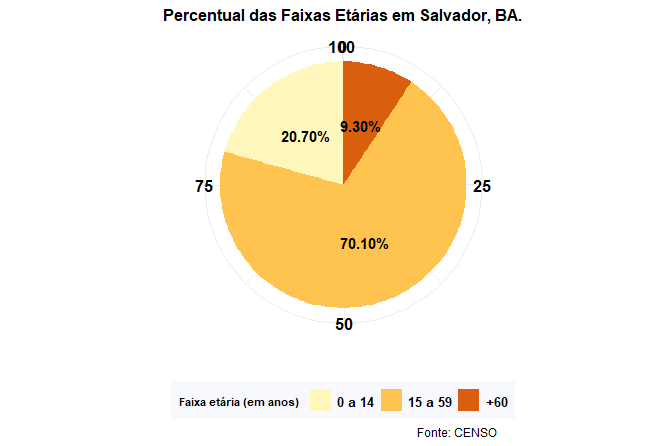

Here is the R script that generated this plot:

library(ggplot2)
library(dplyr)
library(Cairo)
library(RColorBrewer)
library(ggthemes)

# dataset
fxaetaria_long <- read.csv2("faixa_etaria_tidyr.csv")

## Ajustes no Dataset ##

# filtrando apenas Salvador e criando a coluna porcentagem
pizza_graf_fxa <- fxaetaria_long %>% filter(Ano==2010) %>% filter(Municipios =="Salvador") %>%
  group_by(status) %>% summarise(cont_fxa=sum(total))

# criando coluna com a posicao da legenda
pizza_graf_fxa <- pizza_graf_fxa %>% arrange(desc(status)) %>%
  mutate(yposicao_legenda = cumsum(cont_fxa)- 0.5*cont_fxa)


# alterando o nome das variaveis 
pizza_graf_fxa$status <- factor(pizza_graf_fxa$status, levels=c("fxa_0a14",
                                                                "fxa_15a59",
                                                                "fxa_60mais"),
                                labels=c("0 a 14", "15 a 59", "+60"))


### Grafico ###
ggplot(pizza_graf_fxa,aes(x="", y=cont_fxa, fill=status)) +
  geom_bar(width=1, stat = "identity") +
  coord_polar("y", start=0) +
  geom_text(aes(y=yposicao_legenda, label = sprintf("%1.2f%%",cont_fxa)), size = 4,
            color = 'black',fontface='bold') +
  scale_fill_brewer(palette = "YlOrBr") +
  labs(x="",y="",caption = "Fonte: CENSO") +
  theme_minimal() +
  theme(legend.position="bottom", legend.title = element_text(colour="Black", size=10, face="bold"), legend.background = element_rect(fill="ghostwhite", size=0.5, linetype="blank") )+
  theme(axis.title.x = element_text(colour = "black"),
        axis.title.y = element_text(colour = "black"),
        axis.text.y = element_text(face="bold", color="#000000", 
                                   size=7),
        axis.text.x = element_text(face="bold",color="#000000", size=12),
        axis.text=element_text(size=6, face="bold"),
        legend.text = element_text(size=10, face="bold"),
        legend.title = element_text(size = 8, face = "bold"),
        plot.title = element_text(colour = "black", size = 12, hjust=0.5, face="bold")) +
  ggtitle(paste0("Percentual das Faixas Etárias em Salvador, BA.")) +
  labs(fill="Faixa etária (em anos)")
  
